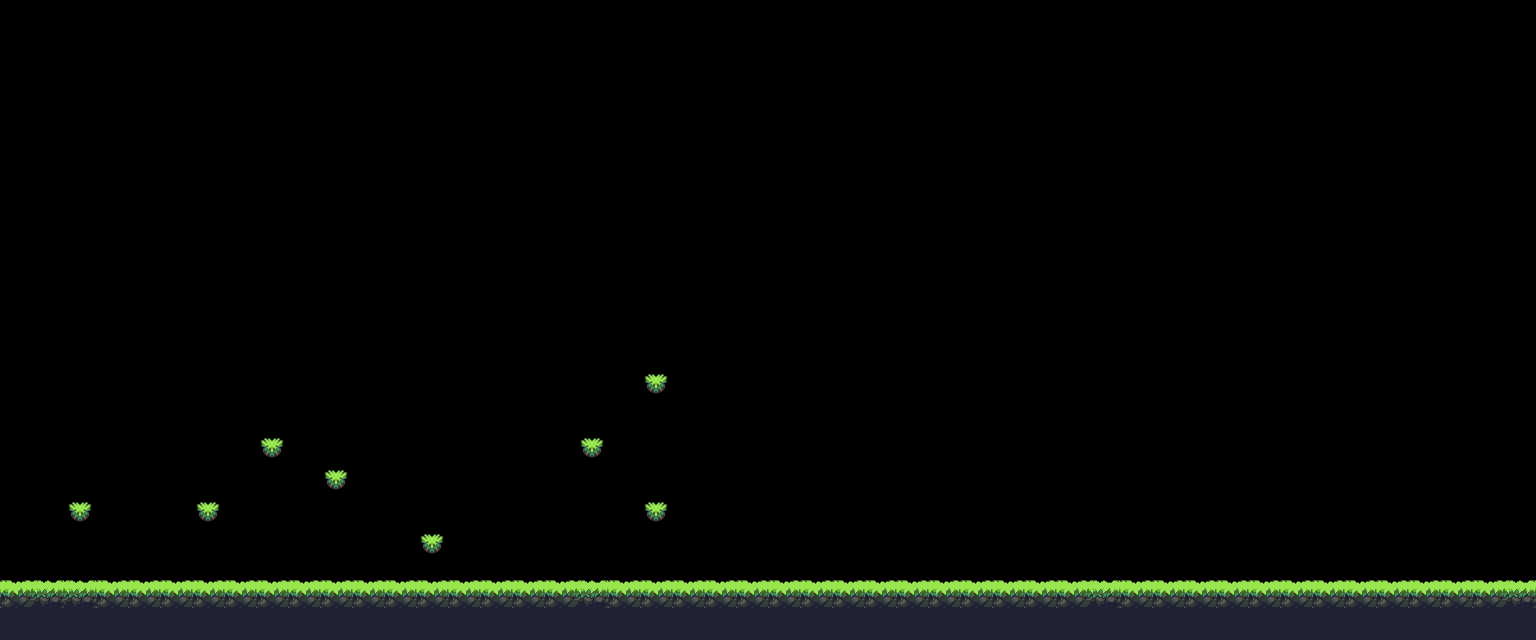

A level layout from a 2D game, rendered from its tile map. Below: a short description, then the map file with its tile-grid data intact:
An orthogonal 48x20 tile map with 32x32 px tiles, 1 tile layer (FLOOR).

<map version="1.2" tiledversion="1.3.2" orientation="orthogonal" renderorder="right-down" compressionlevel="-1" width="48" height="20" tilewidth="32" tileheight="32" infinite="0" nextlayerid="2" nextobjectid="1">
 <tileset firstgid="1" name="tileset" tilewidth="32" tileheight="32" tilecount="420" columns="28">
  <image source="../graphics/tileset.png" width="896" height="480" />
 </tileset>
 <layer id="1" name="FLOOR" width="48" height="20">
  <data encoding="csv">
0,0,0,0,0,0,0,0,0,0,0,0,0,0,0,0,0,0,0,0,0,0,0,0,0,0,0,0,0,0,0,0,0,0,0,0,0,0,0,0,0,0,0,0,0,0,0,0,
0,0,0,0,0,0,0,0,0,0,0,0,0,0,0,0,0,0,0,0,0,0,0,0,0,0,0,0,0,0,0,0,0,0,0,0,0,0,0,0,0,0,0,0,0,0,0,0,
0,0,0,0,0,0,0,0,0,0,0,0,0,0,0,0,0,0,0,0,0,0,0,0,0,0,0,0,0,0,0,0,0,0,0,0,0,0,0,0,0,0,0,0,0,0,0,0,
0,0,0,0,0,0,0,0,0,0,0,0,0,0,0,0,0,0,0,0,0,0,0,0,0,0,0,0,0,0,0,0,0,0,0,0,0,0,0,0,0,0,0,0,0,0,0,0,
0,0,0,0,0,0,0,0,0,0,0,0,0,0,0,0,0,0,0,0,0,0,0,0,0,0,0,0,0,0,0,0,0,0,0,0,0,0,0,0,0,0,0,0,0,0,0,0,
0,0,0,0,0,0,0,0,0,0,0,0,0,0,0,0,0,0,0,0,0,0,0,0,0,0,0,0,0,0,0,0,0,0,0,0,0,0,0,0,0,0,0,0,0,0,0,0,
0,0,0,0,0,0,0,0,0,0,0,0,0,0,0,0,0,0,0,0,0,0,0,0,0,0,0,0,0,0,0,0,0,0,0,0,0,0,0,0,0,0,0,0,0,0,0,0,
0,0,0,0,0,0,0,0,0,0,0,0,0,0,0,0,0,0,0,0,0,0,0,0,0,0,0,0,0,0,0,0,0,0,0,0,0,0,0,0,0,0,0,0,0,0,0,0,
0,0,0,0,0,0,0,0,0,0,0,0,0,0,0,0,0,0,0,0,0,0,0,0,0,0,0,0,0,0,0,0,0,0,0,0,0,0,0,0,0,0,0,0,0,0,0,0,
0,0,0,0,0,0,0,0,0,0,0,0,0,0,0,0,0,0,0,0,0,0,0,0,0,0,0,0,0,0,0,0,0,0,0,0,0,0,0,0,0,0,0,0,0,0,0,0,
0,0,0,0,0,0,0,0,0,0,0,0,0,0,0,0,0,0,0,0,0,0,0,0,0,0,0,0,0,0,0,0,0,0,0,0,0,0,0,0,0,0,0,0,0,0,0,0,
0,0,0,0,0,0,0,0,0,0,0,0,0,0,0,0,0,0,0,0,22,0,0,0,0,0,0,0,0,0,0,0,0,0,0,0,0,0,0,0,0,0,0,0,0,0,0,0,
0,0,0,0,0,0,0,0,0,0,0,0,0,0,0,0,0,0,0,0,50,0,0,0,0,0,0,0,0,0,0,0,0,0,0,0,0,0,0,0,0,0,0,0,0,0,0,0,
0,0,0,0,0,0,0,0,22,0,0,0,0,0,0,0,0,0,22,0,0,0,0,0,0,0,0,0,0,0,0,0,0,0,0,0,0,0,0,0,0,0,0,0,0,0,0,0,
0,0,0,0,0,0,0,0,50,0,22,0,0,0,0,0,0,0,50,0,0,0,0,0,0,0,0,0,0,0,0,0,0,0,0,0,0,0,0,0,0,0,0,0,0,0,0,0,
0,0,22,0,0,0,22,0,0,0,50,0,0,0,0,0,0,0,0,0,22,0,0,0,0,0,0,0,0,0,0,0,0,0,0,0,0,0,0,0,0,0,0,0,0,0,0,0,
0,0,50,0,0,0,50,0,0,0,0,0,0,22,0,0,0,0,0,0,50,0,0,0,0,0,0,0,0,0,0,0,0,0,0,0,0,0,0,0,0,0,0,0,0,0,0,0,
0,0,0,0,0,0,0,0,0,0,0,0,0,50,0,0,0,0,0,0,0,0,0,0,0,0,0,0,0,0,0,0,0,0,0,0,0,0,0,0,0,0,0,0,0,0,0,0,
106,107,107,106,106,106,106,106,106,106,106,106,106,106,106,106,106,106,107,106,106,106,106,106,106,106,106,106,106,106,106,106,106,106,107,106,106,106,106,106,106,106,106,106,106,106,106,107,
28,28,28,28,28,28,28,28,28,28,28,28,28,28,28,28,28,28,28,28,28,28,28,28,28,28,28,28,28,28,28,28,28,28,28,28,28,28,28,28,28,28,28,28,28,28,28,28
</data>
 </layer>
</map>